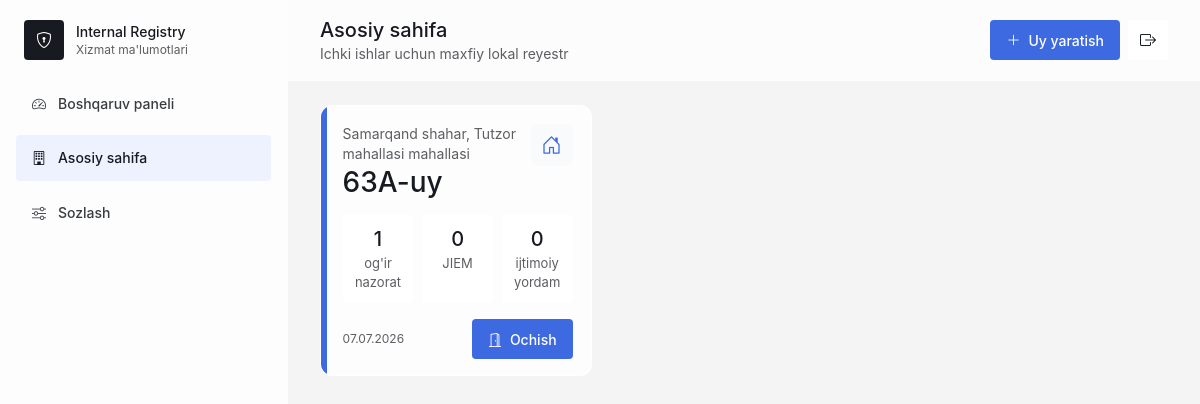
Page /houses/ (signed in) on the earlier database version.
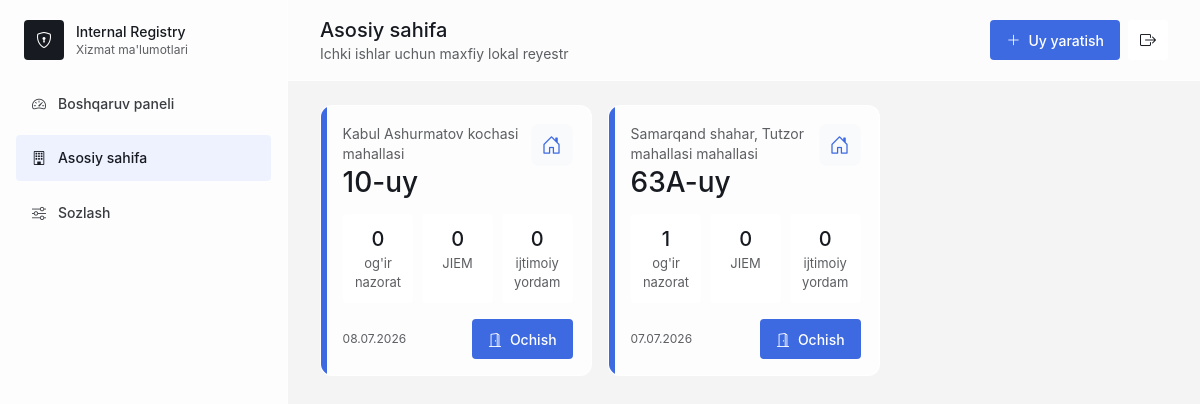
Same page on the later database version.
### registry/models.py (models this page shows, shortened)
class House(models.Model):
    COLOR_CHOICES = [
        ("blue", "Ko'k"),
        ("green", "Yashil"),
        ("red", "Qizil"),
        ("amber", "Sariq"),
        ("slate", "Kulrang"),
    ]
    house_number = models.CharField(max_length=40)
    street_name = models.CharField(max_length=180)
    room_count = models.PositiveIntegerField()
    entrance_count = models.PositiveIntegerField(default=4)
    apartments_per_entrance = models.PositiveIntegerField(default=10)
    color = models.CharField(max_length=20, choices=COLOR_CHOICES, default="blue")
    entrance_camera = models.BooleanField(default=False)
    yard_camera = models.BooleanField(default=False)
    yard_camera_count = models.PositiveIntegerField(blank=True, null=True)
    entrance_sos_button = models.BooleanField(default=False)
    created_at = models.DateTimeField(auto_now_add=True)
    updated_at = models.DateTimeField(auto_now=True)
    class Meta:
        ordering = ["-created_at"]
        constraints = [
            models.UniqueConstraint(
                fields=["house_number", "street_name"],
                name="unique_house_per_street",
            )
        ]

### registry/views.py (the view)
# urls.py: path("houses/", login_required(views.house_list), name="house_list"),
def house_list(request):
    houses = House.objects.annotate(
        occupied_rooms=Count("rooms", filter=Q(rooms__residents__isnull=False), distinct=True),
        serious_attention=Count("rooms__residents", filter=SERIOUS_HOUSE_Q, distinct=True),
        penal_institution_count=Count("rooms__residents", filter=Q(rooms__residents__penal_institution=True), distinct=True),
        social_assistance_count=Count("rooms__residents", filter=Q(rooms__residents__needs_social_assistance=True), distinct=True),
    ).order_by("-created_at")
    paginator = Paginator(houses, 6)
    page_obj = paginator.get_page(request.GET.get("page"))
    return render(
        request,
        "registry/house_list.html",
        {"page_title": "Asosiy sahifa", "page_obj": page_obj},
    )

### registry/templates/registry/house_list.html (shortened to what this page needs)
{% extends "registry/base.html" %}
{% block content %}
<section class="house-card-grid">
    {% for house in page_obj %}
    <article class="house-card house-card-compact house-color-{{ house.color }}">
        <div class="flex items-start justify-between gap-3">
            <div>
                <p class="text-sm text-[#5C5E62]">{{ house.street_name }} mahallasi</p>
                <h2>{{ house.house_number }}-uy</h2>
            </div>
            <span class="house-icon"><i class="bi bi-house-door"></i></span>
        </div>
        <div class="house-metrics compact">
            <span class="danger"><strong>{{ house.serious_attention }}</strong> og'ir nazorat</span>
            <span class="danger"><strong>{{ house.penal_institution_count }}</strong> JIEM</span>
            <span class="good"><strong>{{ house.social_assistance_count }}</strong> ijtimoiy yordam</span>
        </div>
        <div class="mt-auto flex items-center justify-between gap-3">
            <p class="text-xs text-[#5C5E62]">{{ house.created_at|date:"d.m.Y" }}</p>
            <a class="btn-primary" href="{% url 'registry:house_detail' house.pk %}"><i class="bi bi-door-open"></i> Ochish</a>
        </div>
    </article>
    {% empty %}
    <div class="panel text-center"><p class="empty">Uylar topilmadi.</p></div>
    {% endfor %}
</section>
{% endblock %}

Differences in the rows shown:
added House: street_name "Kabul Ashurmatov kochasi", house_number "10", serious_attention "0", penal_institution_count "0", social_assistance_count "0", created_at "08.07.2026"
